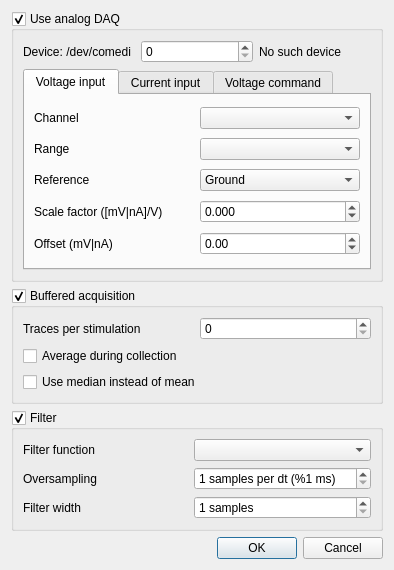
<?xml version="1.0" encoding="UTF-8"?>
<ui version="4.0">
 <class>DAQDialog</class>
 <widget class="QDialog" name="DAQDialog">
  <property name="geometry">
   <rect>
    <x>0</x>
    <y>0</y>
    <width>394</width>
    <height>570</height>
   </rect>
  </property>
  <property name="windowTitle">
   <string>Data acquisition setup</string>
  </property>
  <layout class="QGridLayout" name="gridLayout_6">
   <item row="0" column="0">
    <widget class="QGroupBox" name="analogDAQ">
     <property name="title">
      <string>Use analog DAQ</string>
     </property>
     <property name="checkable">
      <bool>true</bool>
     </property>
     <layout class="QGridLayout" name="gridLayout_5">
      <item row="0" column="0">
       <widget class="QLabel" name="label_7">
        <property name="text">
         <string>Device: /dev/comedi</string>
        </property>
       </widget>
      </item>
      <item row="0" column="1">
       <widget class="QSpinBox" name="deviceNumber"/>
      </item>
      <item row="0" column="2">
       <widget class="QLabel" name="deviceName">
        <property name="text">
         <string>No such device</string>
        </property>
       </widget>
      </item>
      <item row="1" column="0" colspan="3">
       <widget class="QTabWidget" name="tabWidget">
        <property name="currentIndex">
         <number>0</number>
        </property>
        <widget class="QWidget" name="tab">
         <attribute name="title">
          <string>Voltage input</string>
         </attribute>
         <layout class="QGridLayout" name="gridLayout_2">
          <item row="0" column="0">
           <widget class="QLabel" name="label_2">
            <property name="text">
             <string>Channel</string>
            </property>
           </widget>
          </item>
          <item row="0" column="1">
           <widget class="QComboBox" name="channel"/>
          </item>
          <item row="1" column="0">
           <widget class="QLabel" name="label_5">
            <property name="text">
             <string>Range</string>
            </property>
           </widget>
          </item>
          <item row="1" column="1">
           <widget class="QComboBox" name="range"/>
          </item>
          <item row="2" column="0">
           <widget class="QLabel" name="label_4">
            <property name="text">
             <string>Reference</string>
            </property>
           </widget>
          </item>
          <item row="2" column="1">
           <widget class="QComboBox" name="reference">
            <item>
             <property name="text">
              <string>Ground</string>
             </property>
            </item>
            <item>
             <property name="text">
              <string>Common</string>
             </property>
            </item>
            <item>
             <property name="text">
              <string>Diff</string>
             </property>
            </item>
            <item>
             <property name="text">
              <string>Other</string>
             </property>
            </item>
           </widget>
          </item>
          <item row="3" column="0">
           <widget class="QLabel" name="label_3">
            <property name="text">
             <string>Scale factor ([mV|nA]/V)</string>
            </property>
           </widget>
          </item>
          <item row="3" column="1">
           <widget class="QDoubleSpinBox" name="conversionFactor">
            <property name="decimals">
             <number>3</number>
            </property>
            <property name="minimum">
             <double>-1000.000000000000000</double>
            </property>
            <property name="maximum">
             <double>1000.000000000000000</double>
            </property>
           </widget>
          </item>
          <item row="4" column="0">
           <widget class="QLabel" name="label_6">
            <property name="text">
             <string>Offset (mV|nA)</string>
            </property>
           </widget>
          </item>
          <item row="4" column="1">
           <widget class="QDoubleSpinBox" name="offset">
            <property name="minimum">
             <double>-1000.000000000000000</double>
            </property>
            <property name="maximum">
             <double>1000.000000000000000</double>
            </property>
           </widget>
          </item>
         </layout>
        </widget>
        <widget class="QWidget" name="tab_2">
         <attribute name="title">
          <string>Current input</string>
         </attribute>
         <layout class="QGridLayout" name="gridLayout_3">
          <item row="0" column="0">
           <widget class="QLabel" name="label_8">
            <property name="text">
             <string>Channel</string>
            </property>
           </widget>
          </item>
          <item row="0" column="1">
           <widget class="QComboBox" name="channel_2"/>
          </item>
          <item row="1" column="0">
           <widget class="QLabel" name="label_10">
            <property name="text">
             <string>Range</string>
            </property>
           </widget>
          </item>
          <item row="1" column="1">
           <widget class="QComboBox" name="range_2"/>
          </item>
          <item row="2" column="0">
           <widget class="QLabel" name="label_11">
            <property name="text">
             <string>Reference</string>
            </property>
           </widget>
          </item>
          <item row="3" column="0">
           <widget class="QLabel" name="label_12">
            <property name="text">
             <string>Scale factor ([mV|nA]/V)</string>
            </property>
           </widget>
          </item>
          <item row="3" column="1">
           <widget class="QDoubleSpinBox" name="conversionFactor_2">
            <property name="decimals">
             <number>3</number>
            </property>
            <property name="minimum">
             <double>-1000.000000000000000</double>
            </property>
            <property name="maximum">
             <double>1000.000000000000000</double>
            </property>
           </widget>
          </item>
          <item row="4" column="0">
           <widget class="QLabel" name="label_9">
            <property name="text">
             <string>Offset (mV|nA)</string>
            </property>
           </widget>
          </item>
          <item row="4" column="1">
           <widget class="QDoubleSpinBox" name="offset_2">
            <property name="minimum">
             <double>-1000.000000000000000</double>
            </property>
            <property name="maximum">
             <double>1000.000000000000000</double>
            </property>
           </widget>
          </item>
          <item row="2" column="1">
           <widget class="QComboBox" name="reference_2">
            <item>
             <property name="text">
              <string>Ground</string>
             </property>
            </item>
            <item>
             <property name="text">
              <string>Common</string>
             </property>
            </item>
            <item>
             <property name="text">
              <string>Diff</string>
             </property>
            </item>
            <item>
             <property name="text">
              <string>Other</string>
             </property>
            </item>
           </widget>
          </item>
         </layout>
        </widget>
        <widget class="QWidget" name="tab_3">
         <attribute name="title">
          <string>Voltage command</string>
         </attribute>
         <layout class="QGridLayout" name="gridLayout_4">
          <item row="0" column="0">
           <widget class="QLabel" name="label_13">
            <property name="text">
             <string>Channel</string>
            </property>
           </widget>
          </item>
          <item row="0" column="1">
           <widget class="QComboBox" name="channel_3"/>
          </item>
          <item row="1" column="0">
           <widget class="QLabel" name="label_15">
            <property name="text">
             <string>Range</string>
            </property>
           </widget>
          </item>
          <item row="1" column="1">
           <widget class="QComboBox" name="range_3"/>
          </item>
          <item row="2" column="0">
           <widget class="QLabel" name="label_16">
            <property name="text">
             <string>Reference</string>
            </property>
           </widget>
          </item>
          <item row="2" column="1">
           <widget class="QComboBox" name="reference_3">
            <item>
             <property name="text">
              <string>Ground</string>
             </property>
            </item>
            <item>
             <property name="text">
              <string>Common</string>
             </property>
            </item>
            <item>
             <property name="text">
              <string>Diff</string>
             </property>
            </item>
            <item>
             <property name="text">
              <string>Other</string>
             </property>
            </item>
           </widget>
          </item>
          <item row="3" column="0">
           <widget class="QLabel" name="label_17">
            <property name="text">
             <string>Scale factor ([mV|nA]/V)</string>
            </property>
           </widget>
          </item>
          <item row="3" column="1">
           <widget class="QDoubleSpinBox" name="conversionFactor_3">
            <property name="decimals">
             <number>3</number>
            </property>
            <property name="minimum">
             <double>-1000.000000000000000</double>
            </property>
            <property name="maximum">
             <double>1000.000000000000000</double>
            </property>
           </widget>
          </item>
          <item row="4" column="0">
           <widget class="QLabel" name="label_14">
            <property name="text">
             <string>Offset (mV|nA)</string>
            </property>
           </widget>
          </item>
          <item row="4" column="1">
           <widget class="QDoubleSpinBox" name="offset_3">
            <property name="minimum">
             <double>-1000.000000000000000</double>
            </property>
            <property name="maximum">
             <double>1000.000000000000000</double>
            </property>
           </widget>
          </item>
         </layout>
        </widget>
       </widget>
      </item>
     </layout>
    </widget>
   </item>
   <item row="3" column="0">
    <widget class="QDialogButtonBox" name="buttonBox">
     <property name="orientation">
      <enum>Qt::Horizontal</enum>
     </property>
     <property name="standardButtons">
      <set>QDialogButtonBox::Cancel|QDialogButtonBox::Ok</set>
     </property>
    </widget>
   </item>
   <item row="2" column="0">
    <widget class="QGroupBox" name="filter">
     <property name="title">
      <string>Filter</string>
     </property>
     <property name="checkable">
      <bool>true</bool>
     </property>
     <layout class="QGridLayout" name="gridLayout_7">
      <item row="2" column="0">
       <widget class="QLabel" name="label_19">
        <property name="text">
         <string>Filter width</string>
        </property>
       </widget>
      </item>
      <item row="1" column="0">
       <widget class="QLabel" name="label_18">
        <property name="text">
         <string>Oversampling</string>
        </property>
       </widget>
      </item>
      <item row="1" column="1">
       <widget class="QSpinBox" name="samplesPerDt">
        <property name="suffix">
         <string> samples per dt (%1 ms)</string>
        </property>
        <property name="minimum">
         <number>1</number>
        </property>
        <property name="maximum">
         <number>999</number>
        </property>
       </widget>
      </item>
      <item row="2" column="1">
       <widget class="QSpinBox" name="filterWidth">
        <property name="suffix">
         <string> samples</string>
        </property>
        <property name="minimum">
         <number>1</number>
        </property>
        <property name="maximum">
         <number>999</number>
        </property>
        <property name="singleStep">
         <number>2</number>
        </property>
       </widget>
      </item>
      <item row="0" column="1">
       <widget class="QComboBox" name="filterMethod"/>
      </item>
      <item row="0" column="0">
       <widget class="QLabel" name="label_20">
        <property name="text">
         <string>Filter function</string>
        </property>
       </widget>
      </item>
     </layout>
    </widget>
   </item>
   <item row="1" column="0">
    <widget class="QGroupBox" name="cache">
     <property name="title">
      <string>Buffered acquisition</string>
     </property>
     <property name="checkable">
      <bool>true</bool>
     </property>
     <layout class="QGridLayout" name="gridLayout">
      <item row="0" column="0">
       <widget class="QLabel" name="label">
        <property name="text">
         <string>Traces per stimulation</string>
        </property>
       </widget>
      </item>
      <item row="0" column="1">
       <widget class="QSpinBox" name="numTraces"/>
      </item>
      <item row="1" column="0" colspan="2">
       <widget class="QCheckBox" name="average">
        <property name="text">
         <string>Average during collection</string>
        </property>
       </widget>
      </item>
      <item row="2" column="0" colspan="2">
       <widget class="QCheckBox" name="useMedian">
        <property name="text">
         <string>Use median instead of mean</string>
        </property>
       </widget>
      </item>
     </layout>
    </widget>
   </item>
  </layout>
 </widget>
 <resources/>
 <connections/>
</ui>
